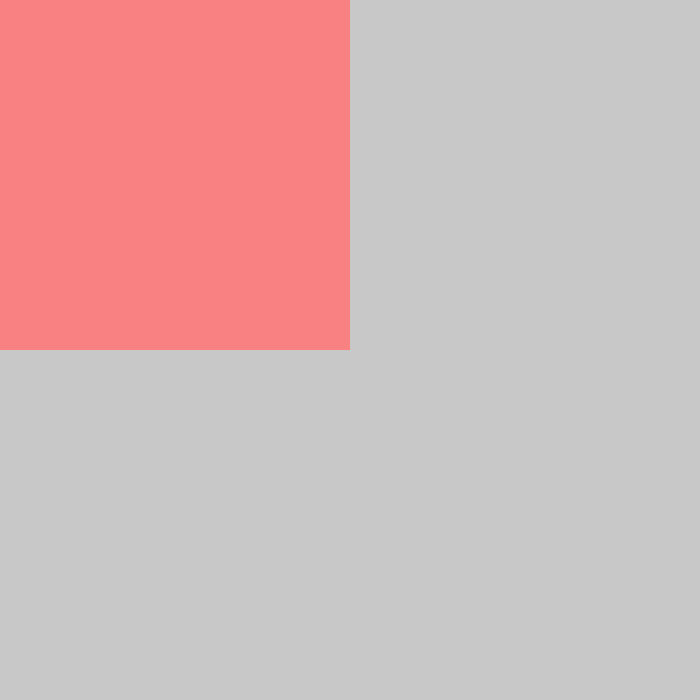
Frame 1 (no input)
Frame 60 (the mouse pressed at the canvas centre just before this capture): identical to frame 1, image omitted
Frame 120 (the mouse held since frame 60 and released just before this capture): blank canvas, image omitted

The Processing sketch that drew this single still picture (run headless with seeded random() and noise(); from frame 60 on, the mouse is pressed at the canvas centre):

// Processing sketch: Ejercicio_6
// ── Ejercicio_6.pde
void setup() {
size(700,700);
}
void draw() {
background(200);
noStroke();

if (mouseX < 350 && mouseY < 350) {
  fill(#FA8181);
rect(0,0,350,350);
} else if (mouseX > 350 && mouseY < 350) {
  fill(#F06FD8);
rect(350,0,350,350);
} else if (mouseX < 350 && mouseY > 350) {
  fill(#6FCEF0);
rect(0,350,350,350);
} else if (mouseX > 350 && mouseY > 350) {
  fill(#6FF083);
rect(350,350,350,350);
}
}
